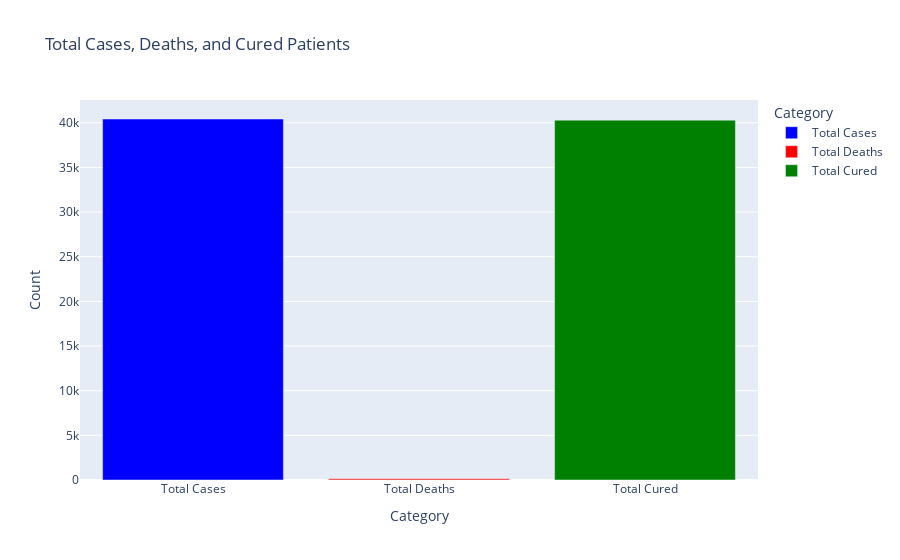

Notebook source saved alongside this figure:
### Code cell
# Plotly Bar Chart for Total Cases
total_counts = pd.DataFrame({"Category": ["Total Cases", "Total Deaths", "Total Cured"],
                             "Count": [total_cases, total_deaths, total_cured]})
fig_total = px.bar(
    total_counts,
    x="Category",
    y="Count",
    title="Total Cases, Deaths, and Cured Patients",
    color="Category",
    color_discrete_map={"Total Cases": "blue", "Total Deaths": "red", "Total Cured": "green"}
)
fig_total.show()

### Figure 1 — Plotly figure (JSON) as saved in the notebook; plotly's stock layout.template omitted (floating-point values rounded to 4 significant figures)
{"data": [{"alignmentgroup": "True", "hovertemplate": "Category=%{x}<br>Count=%{y}<extra></extra>", "legendgroup": "Total Cases", "marker": {"color": "blue", "pattern": {"shape": ""}}, "name": "Total Cases", "offsetgroup": "Total Cases", "orientation": "v", "showlegend": true, "textposition": "auto", "type": "bar", "x": ["Total Cases"], "xaxis": "x", "y": [40422], "yaxis": "y"}, {"alignmentgroup": "True", "hovertemplate": "Category=%{x}<br>Count=%{y}<extra></extra>", "legendgroup": "Total Deaths", "marker": {"color": "red", "pattern": {"shape": ""}}, "name": "Total Deaths", "offsetgroup": "Total Deaths", "orientation": "v", "showlegend": true, "textposition": "auto", "type": "bar", "x": ["Total Deaths"], "xaxis": "x", "y": [129], "yaxis": "y"}, {"alignmentgroup": "True", "hovertemplate": "Category=%{x}<br>Count=%{y}<extra></extra>", "legendgroup": "Total Cured", "marker": {"color": "green", "pattern": {"shape": ""}}, "name": "Total Cured", "offsetgroup": "Total Cured", "orientation": "v", "showlegend": true, "textposition": "auto", "type": "bar", "x": ["Total Cured"], "xaxis": "x", "y": [40293], "yaxis": "y"}], "layout": {"barmode": "relative", "legend": {"title": {"text": "Category"}, "tracegroupgap": 0}, "title": {"text": "Total Cases, Deaths, and Cured Patients"}, "xaxis": {"anchor": "y", "categoryarray": ["Total Cases", "Total Deaths", "Total Cured"], "categoryorder": "array", "domain": [0, 1], "title": {"text": "Category"}}, "yaxis": {"anchor": "x", "domain": [0, 1], "title": {"text": "Count"}}}}
